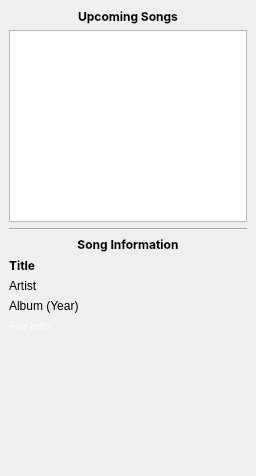
  <widget class="QDockWidget" name="upcomingDock">
   <property name="maximumSize">
    <size>
     <width>256</width>
     <height>524287</height>
    </size>
   </property>
   <property name="styleSheet">
    <string notr="true">/* Global */
QDockWidget::title {
    font-family: &quot;Inter&quot;, sans-serif;
	font-weight: bold;
    font-size: 9pt;
}</string>
   </property>
   <property name="features">
    <set>QDockWidget::DockWidgetFeature::DockWidgetClosable</set>
   </property>
   <property name="allowedAreas">
    <set>Qt::DockWidgetArea::RightDockWidgetArea</set>
   </property>
   <property name="windowTitle">
    <string>Upcoming Songs</string>
   </property>
   <attribute name="dockWidgetArea">
    <number>2</number>
   </attribute>
   <widget class="QWidget" name="dockWidgetContents">
    <layout class="QVBoxLayout" name="verticalLayout_4">
     <item>
      <widget class="QLabel" name="label_2">
       <property name="font">
        <font>
         <family>Inter</family>
         <bold>true</bold>
        </font>
       </property>
       <property name="text">
        <string>Upcoming Songs</string>
       </property>
       <property name="alignment">
        <set>Qt::AlignmentFlag::AlignCenter</set>
       </property>
      </widget>
     </item>
     <item>
      <widget class="QListView" name="upcomingList">
       <property name="sizePolicy">
        <sizepolicy hsizetype="Maximum" vsizetype="Expanding">
         <horstretch>0</horstretch>
         <verstretch>0</verstretch>
        </sizepolicy>
       </property>
       <property name="horizontalScrollBarPolicy">
        <enum>Qt::ScrollBarPolicy::ScrollBarAlwaysOff</enum>
       </property>
       <property name="autoScroll">
        <bool>true</bool>
       </property>
       <property name="alternatingRowColors">
        <bool>true</bool>
       </property>
       <property name="selectionMode">
        <enum>QAbstractItemView::SelectionMode::ExtendedSelection</enum>
       </property>
      </widget>
     </item>
     <item>
      <widget class="Line" name="line_2">
       <property name="orientation">
        <enum>Qt::Orientation::Horizontal</enum>
       </property>
      </widget>
     </item>
     <item>
      <layout class="QVBoxLayout" name="verticalLayout_2">
       <property name="topMargin">
        <number>0</number>
       </property>
       <item>
        <widget class="QLabel" name="trackInfoLabel">
         <property name="font">
          <font>
           <family>Inter</family>
           <bold>true</bold>
          </font>
         </property>
         <property name="autoFillBackground">
          <bool>false</bool>
         </property>
         <property name="text">
          <string>Song Information</string>
         </property>
         <property name="alignment">
          <set>Qt::AlignmentFlag::AlignCenter</set>
         </property>
        </widget>
       </item>
       <item>
        <widget class="QLabel" name="trackInfoTitle">
         <property name="font">
          <font>
           <family>Inter</family>
           <bold>true</bold>
          </font>
         </property>
         <property name="text">
          <string>Title</string>
         </property>
         <property name="textFormat">
          <enum>Qt::TextFormat::RichText</enum>
         </property>
         <property name="textInteractionFlags">
          <set>Qt::TextInteractionFlag::LinksAccessibleByMouse|Qt::TextInteractionFlag::TextSelectableByMouse</set>
         </property>
        </widget>
       </item>
       <item>
        <widget class="QLabel" name="trackInfoArtistAlbumArtist">
         <property name="text">
          <string>Artist</string>
         </property>
         <property name="textFormat">
          <enum>Qt::TextFormat::RichText</enum>
         </property>
         <property name="textInteractionFlags">
          <set>Qt::TextInteractionFlag::LinksAccessibleByMouse|Qt::TextInteractionFlag::TextSelectableByMouse</set>
         </property>
        </widget>
       </item>
       <item>
        <widget class="QLabel" name="trackInfoAlbumYear">
         <property name="text">
          <string>Album (Year)</string>
         </property>
         <property name="textFormat">
          <enum>Qt::TextFormat::RichText</enum>
         </property>
         <property name="textInteractionFlags">
          <set>Qt::TextInteractionFlag::LinksAccessibleByMouse|Qt::TextInteractionFlag::TextSelectableByMouse</set>
         </property>
        </widget>
       </item>
       <item>
        <widget class="QLabel" name="trackInfoFile">
         <property name="font">
          <font>
           <family>Inter</family>
           <pointsize>8</pointsize>
           <bold>false</bold>
          </font>
         </property>
         <property name="styleSheet">
          <string notr="true">/* Global */
QWidget {
    background-color: transparent;
    color: rgba(255, 255, 255, 170);
    font-family: &quot;Inter&quot;, sans-serif;
    font-size: 8pt;
    border: none;
}</string>
         </property>
         <property name="text">
          <string>File Info</string>
         </property>
         <property name="textInteractionFlags">
          <set>Qt::TextInteractionFlag::TextSelectableByMouse</set>
         </property>
        </widget>
       </item>
       <item>
        <widget class="QLabel" name="trackInfoCoverImg">
         <property name="enabled">
          <bool>true</bool>
         </property>
         <property name="sizePolicy">
          <sizepolicy hsizetype="Preferred" vsizetype="Preferred">
           <horstretch>0</horstretch>
           <verstretch>0</verstretch>
          </sizepolicy>
         </property>
         <property name="minimumSize">
          <size>
           <width>128</width>
           <height>128</height>
          </size>
         </property>
         <property name="maximumSize">
          <size>
           <width>256</width>
           <height>256</height>
          </size>
         </property>
         <property name="baseSize">
          <size>
           <width>0</width>
           <height>0</height>
          </size>
         </property>
         <property name="cursor">
          <cursorShape>PointingHandCursor</cursorShape>
         </property>
         <property name="text">
          <string/>
         </property>
         <property name="pixmap">
          <pixmap>../assets/eighth-notes.svg</pixmap>
         </property>
         <property name="scaledContents">
          <bool>true</bool>
         </property>
         <property name="alignment">
          <set>Qt::AlignmentFlag::AlignCenter</set>
         </property>
        </widget>
       </item>
      </layout>
     </item>
    </layout>
   </widget>
  </widget>
